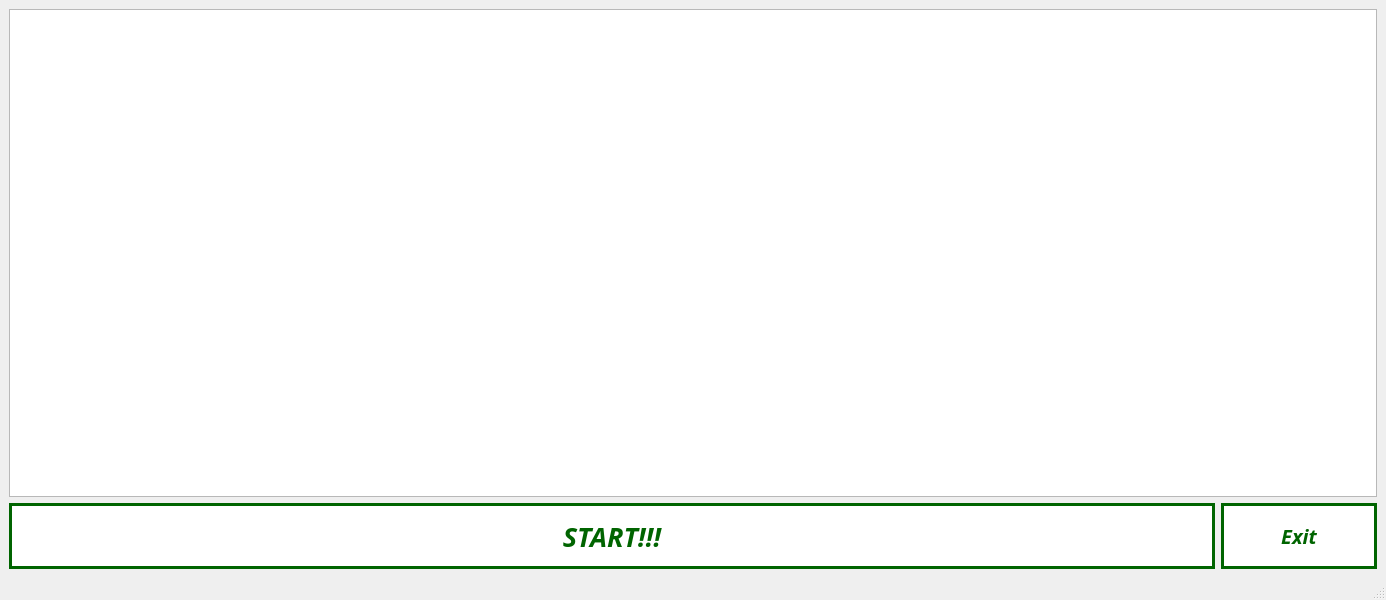
<?xml version="1.0" encoding="UTF-8"?>
<ui version="4.0">
 <class>BirdWind</class>
 <widget class="QMainWindow" name="BirdWind">
  <property name="geometry">
   <rect>
    <x>0</x>
    <y>0</y>
    <width>800</width>
    <height>600</height>
   </rect>
  </property>
  <property name="windowTitle">
   <string>MainWindow</string>
  </property>
  <widget class="QWidget" name="centralwidget">
   <layout class="QVBoxLayout" name="verticalLayout">
    <item>
     <widget class="QGraphicsView" name="graphicsView"/>
    </item>
    <item>
     <layout class="QHBoxLayout" name="horizontalLayout">
      <item>
       <widget class="QPushButton" name="startBirdButton">
        <property name="font">
         <font>
          <family>Montserrat</family>
          <pointsize>20</pointsize>
          <weight>68</weight>
          <italic>true</italic>
          <bold>true</bold>
         </font>
        </property>
        <property name="styleSheet">
         <string notr="true">QPushButton {
  width: 1200px;
  height: 60px;
  border: 3px solid #006400;
  border-radius: 45px;
  background: white;
  font-size: 1.2em;
  font-weight: 550;
  font-family: 'Montserrat', sans-serif;
  color:#006400;
}

QPushButton:hover {
  background: #00FF7F;
  color: #008080;
  font-size: 1.5em;
}</string>
        </property>
        <property name="text">
         <string>START!!!</string>
        </property>
       </widget>
      </item>
      <item>
       <widget class="QPushButton" name="pushButton">
        <property name="font">
         <font>
          <family>Montserrat</family>
          <pointsize>15</pointsize>
          <weight>68</weight>
          <italic>true</italic>
          <bold>true</bold>
         </font>
        </property>
        <property name="styleSheet">
         <string notr="true">QPushButton {
  width: 150px;
  height: 60px;
  border: 3px solid #006400;
  border-radius: 45px;
  background: white;
  font-size: 1.2em;
  font-weight: 550;
  font-family: 'Montserrat', sans-serif;
  color:#006400;
}

QPushButton:hover {
  background: #00FF7F;
  color: #008080;
  font-size: 1.5em;
}</string>
        </property>
        <property name="text">
         <string>Exit</string>
        </property>
       </widget>
      </item>
     </layout>
    </item>
   </layout>
  </widget>
  <widget class="QMenuBar" name="menubar">
   <property name="geometry">
    <rect>
     <x>0</x>
     <y>0</y>
     <width>800</width>
     <height>22</height>
    </rect>
   </property>
  </widget>
  <widget class="QStatusBar" name="statusbar"/>
 </widget>
 <resources/>
 <connections>
  <connection>
   <sender>pushButton</sender>
   <signal>clicked()</signal>
   <receiver>BirdWind</receiver>
   <slot>close()</slot>
   <hints>
    <hint type="sourcelabel">
     <x>688</x>
     <y>543</y>
    </hint>
    <hint type="destinationlabel">
     <x>630</x>
     <y>569</y>
    </hint>
   </hints>
  </connection>
 </connections>
</ui>
